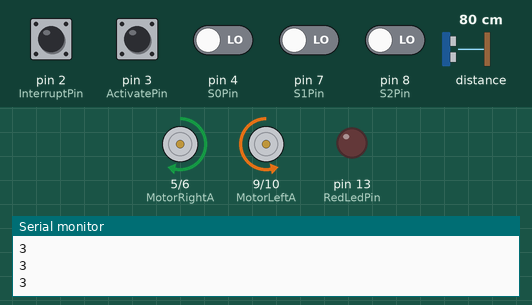
This sketch was run on a simulated Arduino Uno, built with avr-gcc and run on an emulated ATmega328P. Shown: motor-driver pin pairs drawn as motors (green arrow = first pin HIGH = forward, orange = second pin HIGH = backward, longer = more drive), output pins drawn as LEDs (lit = HIGH), the last lines printed to the serial monitor. The inputs (shaded band) are chosen by the test bench; at power-on: pin 2 (InterruptPin), pin 3 (ActivatePin) HIGH, pin 4 (S0Pin), pin 7 (S1Pin), pin 8 (S2Pin) LOW, distance to the obstacle 80 cm.

Above: at 1.2 s.
1.3 s: distance to the obstacle set to 71 cm
At 2.2 s:
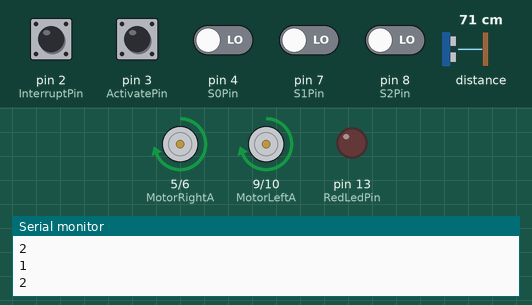
2.8 s: pin 3 (ActivatePin) pulled LOW for 0.15 s
At 3.9 s:
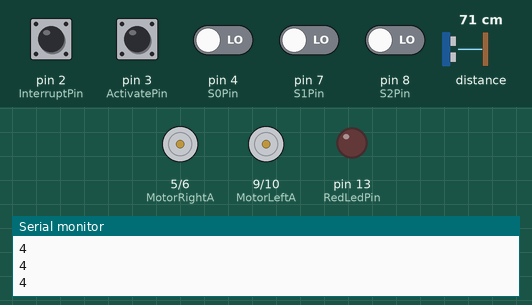
4.4 s: pin 2 (InterruptPin) pulled LOW for 0.15 s
7.5 s: pin 2 (InterruptPin) pulled LOW for 1 s
At 7.98 s:
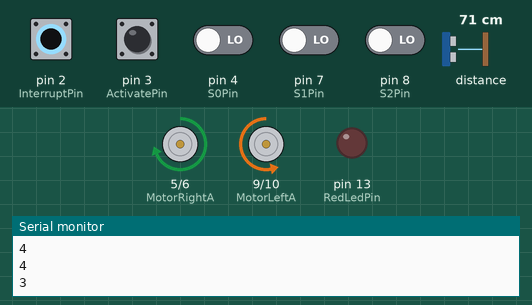
10.0 s: distance to the obstacle set to 120 cm
At 10.5 s:
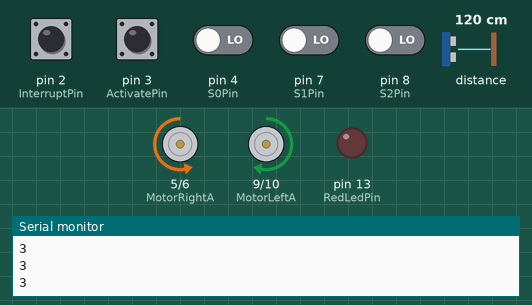
11.5 s: pin 3 (ActivatePin) pulled LOW for 1 s
At 12.2 s:
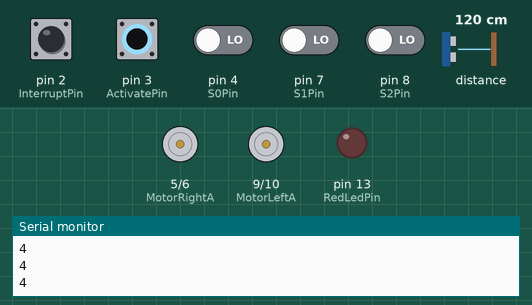
Timing chart, 0 to 19.0 s (numbered marks = the images above; inputs shaded):
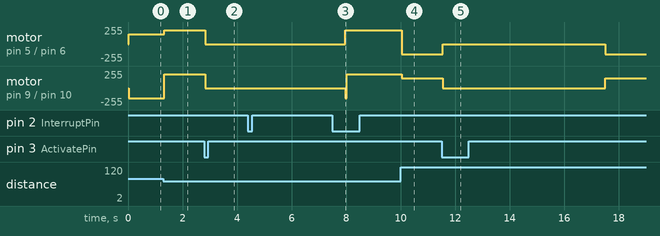

Measured:
- the behaviour switches between 76 and 75 cm on distance to the obstacle (found by bisection; images 0 and 1)
- after the input at 1.3 s, motor on pin 5 (MotorRightA) / pin 6 (MotorRightB): forward 150/255 → forward 210/255 at once; motor on pin 9 (MotorLeftA) / pin 10 (MotorLeftB): backward 150/255 → forward 210/255 at once
- after the input at 2.8 s, motor on pin 5 (MotorRightA) / pin 6 (MotorRightB), motor on pin 9 (MotorLeftA) / pin 10 (MotorLeftB): forward 210/255 → stopped at once
- after the input at 4.4 s, every drawn part: stays the same
- after the input at 7.5 s, motor on pin 9 (MotorLeftA) / pin 10 (MotorLeftB): stopped → forward 210/255 after 0.47 s
- after the input at 10.0 s, motor on pin 5 (MotorRightA) / pin 6 (MotorRightB): forward 210/255 → backward 150/255 at once; motor on pin 9 (MotorLeftA) / pin 10 (MotorLeftB): forward 210/255 → forward 150/255 at once
- after the input at 11.5 s, motor on pin 5 (MotorRightA) / pin 6 (MotorRightB): backward 150/255 → stopped after 0.05 s, → backward 150/255 6.0 s later; motor on pin 9 (MotorLeftA) / pin 10 (MotorLeftB): forward 150/255 → stopped after 0.05 s, → forward 150/255 6.0 s later

The sketch:

Hugobot_v1.ino
```cpp
#include <Adafruit_VL53L0X.h>
#include <QTRSensors.h>

#define InterruptPin  2
#define ActivatePin   3
#define S0Pin         4
#define S1Pin         7
#define S2Pin         8
#define MotorLeftA    9
#define MotorLeftB    10
#define MotorRightA   5
#define MotorRightB   6
#define RedLedPin     13

#define DOJO_LINES_LIMIT (300)
#define ENEMY_RANGE_MM (750)
#define LASER_PHASE_OK (4)
#define MAX_RANGE_MM (1000)

#define STATE_DOJO_DANGER     0
#define STATE_ENEMY_DANGER_1  1
#define STATE_ENEMY_DANGER_2  2
#define STATE_SEARCHING       3
#define STATE_WAITING         4

Adafruit_VL53L0X laser = Adafruit_VL53L0X();
VL53L0X_RangingMeasurementData_t laser_data;

#define QTR_NUM_SENSORS   3     // number of sensors used
#define QTR_TIMEOUT       2500  // waits for 2500 microseconds for sensor outputs to go low
#define QTR_EMITTER_PIN   QTR_NO_EMITTER_PIN     // emitter is controlled by digital pin 2

// sensors 0 through 2 are connected to digital pins 4, 7 and 8, respectively
QTRSensorsRC qtrrc((unsigned char[]) {
  S0Pin, S1Pin, S2Pin
},
QTR_NUM_SENSORS, QTR_TIMEOUT, QTR_EMITTER_PIN);
unsigned int IR_SensorValues[QTR_NUM_SENSORS];

volatile uint8_t ToggleMode = 0;

typedef struct {
  uint8_t Waiting;
  uint8_t Mode;
  uint16_t DojoLines;
  uint8_t State;
  int16_t MotorLeft;
  int16_t MotorRight;
  uint16_t DistanceToEnemy;
} Robot_t;

Robot_t hugobot;

void setup() {
  pinMode(RedLedPin, OUTPUT);
  pinMode(InterruptPin, INPUT_PULLUP);
  pinMode(ActivatePin, INPUT_PULLUP);
  attachInterrupt(digitalPinToInterrupt(InterruptPin), switch_mode, CHANGE);

  // Init serial comm
  Serial.begin(115200);

  // Init laser
  laser.begin();
}

void loop() {
  read_sensors();
  state_machine();
  move_motors();
  delay(10);
}

void read_sensors() {
  //Serial.println(millis());
  hugobot.Waiting = digitalRead(ActivatePin);

  // Read dojo lines
  qtrrc.read(IR_SensorValues);
  hugobot.DojoLines = IR_SensorValues[0] + IR_SensorValues[1] + IR_SensorValues[2];

  // Read distance to closest obstacle
  laser.rangingTest(&laser_data, false); // pass in 'true' to get debug data printout!

  if (laser_data.RangeStatus != LASER_PHASE_OK) {
    hugobot.DistanceToEnemy = laser_data.RangeMilliMeter;
  }
  else {
    hugobot.DistanceToEnemy = MAX_RANGE_MM;
  }
  //Serial.println(millis());
}

void state_machine() {
  switch (hugobot.State) {
    case STATE_DOJO_DANGER:
      if (hugobot.DojoLines >= DOJO_LINES_LIMIT) {
        if (hugobot.DistanceToEnemy <= ENEMY_RANGE_MM) {
          hugobot.State = STATE_ENEMY_DANGER_1;
        }
        else {
          hugobot.State = STATE_SEARCHING;
        }
      }

      if (hugobot.Waiting == LOW) {
        hugobot.State = STATE_WAITING;
      }

      break;
    case STATE_ENEMY_DANGER_1:
      if (hugobot.DojoLines < DOJO_LINES_LIMIT) {
        hugobot.State = STATE_DOJO_DANGER;
      }
      else {
        if (hugobot.DistanceToEnemy > ENEMY_RANGE_MM) {
          hugobot.State = STATE_SEARCHING;
        }
      }

      if (hugobot.Waiting == LOW) {
        hugobot.State = STATE_WAITING;
      }

      if (hugobot.State == STATE_ENEMY_DANGER_1) {
        hugobot.State = STATE_ENEMY_DANGER_2;
      }

      break;
    case STATE_ENEMY_DANGER_2:
      if (hugobot.DojoLines < DOJO_LINES_LIMIT) {
        hugobot.State = STATE_DOJO_DANGER;
      }
      else {
        if (hugobot.DistanceToEnemy > ENEMY_RANGE_MM) {
          hugobot.State = STATE_SEARCHING;
        }
      }

      if (hugobot.Waiting == LOW) {
        hugobot.State = STATE_WAITING;
      }

      if (hugobot.State == STATE_ENEMY_DANGER_2) {
        hugobot.State = STATE_ENEMY_DANGER_1;
      }

      break;
    case STATE_SEARCHING:
      if (hugobot.DojoLines < DOJO_LINES_LIMIT) {
        hugobot.State = STATE_DOJO_DANGER;
      }
      else {
        if (hugobot.DistanceToEnemy <= ENEMY_RANGE_MM) {
          hugobot.State = STATE_ENEMY_DANGER_1;
        }
      }

      if (hugobot.Waiting == LOW) {
        hugobot.State = STATE_WAITING;
      }

      break;
    case STATE_WAITING:
      if (hugobot.Waiting != LOW) {
        delay(4950);
        hugobot.State = STATE_SEARCHING;
      }
    default:
      break;
  }
}

void move_motors() {
  Serial.println(hugobot.State);
  switch (hugobot.State) {
    case STATE_DOJO_DANGER:
      hugobot.MotorLeft = -200;
      hugobot.MotorRight = 200;
      break;
    case STATE_ENEMY_DANGER_1:
      hugobot.MotorLeft = 210;
      hugobot.MotorRight = 210;
      break;
    case STATE_ENEMY_DANGER_2:
      hugobot.MotorLeft = 210;
      hugobot.MotorRight = 210;
      break;
    case STATE_SEARCHING:
      if (hugobot.Mode == 0) {
        hugobot.MotorLeft = -150;
        hugobot.MotorRight = 150;
      }
      else {
        hugobot.MotorLeft = 150;
        hugobot.MotorRight = -150;
      }
      break;
    case STATE_WAITING:
      hugobot.MotorLeft = 0;
      hugobot.MotorRight = 0;
      break;
    default:
      break;
  }

  if (hugobot.MotorLeft >= 0) {
    analogWrite(MotorLeftA, hugobot.MotorLeft);
    analogWrite(MotorLeftB, 0);
  }
  else {
    analogWrite(MotorLeftA, 0);
    analogWrite(MotorLeftB, -(hugobot.MotorLeft));
  }

  if (hugobot.MotorRight >= 0) {
    analogWrite(MotorRightA, hugobot.MotorRight);
    analogWrite(MotorRightB, 0);
  }
  else {
    analogWrite(MotorRightA, 0);
    analogWrite(MotorRightB, -(hugobot.MotorRight));
  }
}

void switch_mode() {
  static unsigned long last_interrupt_time = 0;
  unsigned long interrupt_time = millis();
  if (interrupt_time - last_interrupt_time > 500)
  {
    ToggleMode = !ToggleMode;
    hugobot.Mode = ToggleMode;
  }
  last_interrupt_time = interrupt_time;
}
```
